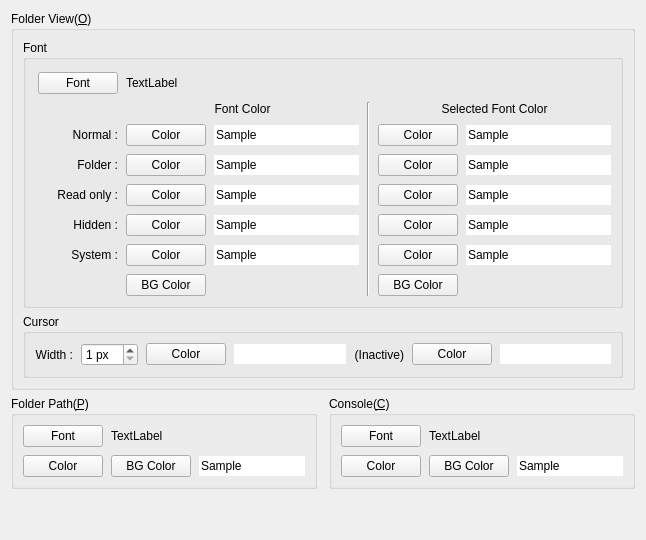
     <widget class="QWidget" name="appearanceTab">
      <attribute name="title">
       <string>Appearance(&amp;A)</string>
      </attribute>
      <layout class="QGridLayout" name="gridLayout_13" columnstretch="1,1">
       <property name="horizontalSpacing">
        <number>12</number>
       </property>
       <property name="verticalSpacing">
        <number>6</number>
       </property>
       <item row="2" column="1">
        <widget class="QGroupBox" name="consoleGroupBox">
         <property name="title">
          <string>Console(&amp;C)</string>
         </property>
         <layout class="QGridLayout" name="gridLayout_14">
          <property name="spacing">
           <number>8</number>
          </property>
          <item row="1" column="2">
           <widget class="QLineEdit" name="consoleLineEdit">
            <property name="focusPolicy">
             <enum>Qt::NoFocus</enum>
            </property>
            <property name="text">
             <string>Sample</string>
            </property>
            <property name="frame">
             <bool>false</bool>
            </property>
            <property name="readOnly">
             <bool>true</bool>
            </property>
           </widget>
          </item>
          <item row="1" column="0">
           <widget class="QPushButton" name="consoleColorPushButton">
            <property name="text">
             <string>Color</string>
            </property>
           </widget>
          </item>
          <item row="0" column="0">
           <widget class="QPushButton" name="consoleFontPushButton">
            <property name="text">
             <string>Font</string>
            </property>
           </widget>
          </item>
          <item row="1" column="1">
           <widget class="QPushButton" name="consoleBGColorPushButton">
            <property name="text">
             <string>BG Color</string>
            </property>
           </widget>
          </item>
          <item row="0" column="1" colspan="2">
           <widget class="QLabel" name="consoleFontLabel">
            <property name="text">
             <string>TextLabel</string>
            </property>
           </widget>
          </item>
         </layout>
        </widget>
       </item>
       <item row="0" column="0" colspan="2">
        <widget class="QGroupBox" name="folderViewGroupBox">
         <property name="title">
          <string>Folder View(&amp;O)</string>
         </property>
         <layout class="QVBoxLayout" name="verticalLayout_8">
          <item>
           <widget class="QGroupBox" name="folderViewFontGroupBox">
            <property name="title">
             <string>Font</string>
            </property>
            <layout class="QGridLayout" name="gridLayout_2" columnminimumwidth="0,0,0,0,0,0">
             <property name="leftMargin">
              <number>12</number>
             </property>
             <property name="topMargin">
              <number>12</number>
             </property>
             <property name="spacing">
              <number>8</number>
             </property>
             <item row="5" column="1">
              <widget class="QPushButton" name="folderViewFontHiddenColorPushButton">
               <property name="text">
                <string>Color</string>
               </property>
              </widget>
             </item>
             <item row="3" column="4">
              <widget class="QPushButton" name="folderViewFontFolderSelectedColorPushButton">
               <property name="text">
                <string>Color</string>
               </property>
              </widget>
             </item>
             <item row="4" column="1">
              <widget class="QPushButton" name="folderViewFontReadOnlyColorPushButton">
               <property name="text">
                <string>Color</string>
               </property>
              </widget>
             </item>
             <item row="4" column="5">
              <widget class="QLineEdit" name="folderViewFontReadOnlySelectedLineEdit">
               <property name="focusPolicy">
                <enum>Qt::NoFocus</enum>
               </property>
               <property name="text">
                <string>Sample</string>
               </property>
               <property name="frame">
                <bool>false</bool>
               </property>
               <property name="readOnly">
                <bool>true</bool>
               </property>
              </widget>
             </item>
             <item row="3" column="0">
              <widget class="QLabel" name="folderViewFontFolderLabel">
               <property name="text">
                <string>Folder :</string>
               </property>
               <property name="alignment">
                <set>Qt::AlignRight|Qt::AlignTrailing|Qt::AlignVCenter</set>
               </property>
              </widget>
             </item>
             <item row="6" column="4">
              <widget class="QPushButton" name="folderViewFontSystemSelectedColorPushButton">
               <property name="text">
                <string>Color</string>
               </property>
              </widget>
             </item>
             <item row="6" column="0">
              <widget class="QLabel" name="folderViewFontSystemLabel">
               <property name="text">
                <string>System :</string>
               </property>
               <property name="alignment">
                <set>Qt::AlignRight|Qt::AlignTrailing|Qt::AlignVCenter</set>
               </property>
              </widget>
             </item>
             <item row="6" column="1">
              <widget class="QPushButton" name="folderViewFontSystemColorPushButton">
               <property name="text">
                <string>Color</string>
               </property>
              </widget>
             </item>
             <item row="0" column="1" colspan="2">
              <widget class="QLabel" name="folderViewFontFontLabel">
               <property name="text">
                <string>TextLabel</string>
               </property>
              </widget>
             </item>
             <item row="3" column="2">
              <widget class="QLineEdit" name="folderViewFontFolderLineEdit">
               <property name="focusPolicy">
                <enum>Qt::NoFocus</enum>
               </property>
               <property name="text">
                <string>Sample</string>
               </property>
               <property name="frame">
                <bool>false</bool>
               </property>
               <property name="readOnly">
                <bool>true</bool>
               </property>
              </widget>
             </item>
             <item row="4" column="0">
              <widget class="QLabel" name="folderViewFontReadOnlyLabel">
               <property name="text">
                <string>Read only :</string>
               </property>
               <property name="alignment">
                <set>Qt::AlignRight|Qt::AlignTrailing|Qt::AlignVCenter</set>
               </property>
              </widget>
             </item>
             <item row="3" column="1">
              <widget class="QPushButton" name="folderViewFontFolderColorPushButton">
               <property name="text">
                <string>Color</string>
               </property>
              </widget>
             </item>
             <item row="5" column="4">
              <widget class="QPushButton" name="folderViewFontHiddenSelectedColorPushButton">
               <property name="text">
                <string>Color</string>
               </property>
              </widget>
             </item>
             <item row="4" column="4">
              <widget class="QPushButton" name="folderViewFontReadOnlySelectedColorPushButton">
               <property name="text">
                <string>Color</string>
               </property>
              </widget>
             </item>
             <item row="2" column="1">
              <widget class="QPushButton" name="folderViewFontNormalColorPushButton">
               <property name="text">
                <string>Color</string>
               </property>
              </widget>
             </item>
             <item row="5" column="0">
              <widget class="QLabel" name="folderViewFontHiddenLabel">
               <property name="text">
                <string>Hidden :</string>
               </property>
               <property name="alignment">
                <set>Qt::AlignRight|Qt::AlignTrailing|Qt::AlignVCenter</set>
               </property>
              </widget>
             </item>
             <item row="3" column="5">
              <widget class="QLineEdit" name="folderViewFontFolderSelectedLineEdit">
               <property name="focusPolicy">
                <enum>Qt::NoFocus</enum>
               </property>
               <property name="text">
                <string>Sample</string>
               </property>
               <property name="frame">
                <bool>false</bool>
               </property>
               <property name="readOnly">
                <bool>true</bool>
               </property>
              </widget>
             </item>
             <item row="6" column="5">
              <widget class="QLineEdit" name="folderViewFontSystemSelectedLineEdit">
               <property name="focusPolicy">
                <enum>Qt::NoFocus</enum>
               </property>
               <property name="text">
                <string>Sample</string>
               </property>
               <property name="frame">
                <bool>false</bool>
               </property>
               <property name="readOnly">
                <bool>true</bool>
               </property>
              </widget>
             </item>
             <item row="5" column="2">
              <widget class="QLineEdit" name="folderViewFontHiddenLineEdit">
               <property name="focusPolicy">
                <enum>Qt::NoFocus</enum>
               </property>
               <property name="text">
                <string>Sample</string>
               </property>
               <property name="frame">
                <bool>false</bool>
               </property>
               <property name="readOnly">
                <bool>true</bool>
               </property>
              </widget>
             </item>
             <item row="2" column="4">
              <widget class="QPushButton" name="folderViewFontNormalSelectedColorPushButton">
               <property name="text">
                <string>Color</string>
               </property>
              </widget>
             </item>
             <item row="2" column="0">
              <widget class="QLabel" name="folderViewFontNormalLabel">
               <property name="text">
                <string>Normal :</string>
               </property>
               <property name="alignment">
                <set>Qt::AlignRight|Qt::AlignTrailing|Qt::AlignVCenter</set>
               </property>
              </widget>
             </item>
             <item row="7" column="4">
              <widget class="QPushButton" name="folderViewFontSelectedBGColorPushButton">
               <property name="text">
                <string>BG Color</string>
               </property>
              </widget>
             </item>
             <item row="2" column="5">
              <widget class="QLineEdit" name="folderViewFontNormalSelectedLineEdit">
               <property name="focusPolicy">
                <enum>Qt::NoFocus</enum>
               </property>
               <property name="text">
                <string>Sample</string>
               </property>
               <property name="frame">
                <bool>false</bool>
               </property>
               <property name="readOnly">
                <bool>true</bool>
               </property>
              </widget>
             </item>
             <item row="4" column="2">
              <widget class="QLineEdit" name="folderViewFontReadOnlyLineEdit">
               <property name="focusPolicy">
                <enum>Qt::NoFocus</enum>
               </property>
               <property name="text">
                <string>Sample</string>
               </property>
               <property name="frame">
                <bool>false</bool>
               </property>
               <property name="readOnly">
                <bool>true</bool>
               </property>
              </widget>
             </item>
             <item row="5" column="5">
              <widget class="QLineEdit" name="folderViewFontHiddenSelectedLineEdit">
               <property name="focusPolicy">
                <enum>Qt::NoFocus</enum>
               </property>
               <property name="text">
                <string>Sample</string>
               </property>
               <property name="frame">
                <bool>false</bool>
               </property>
               <property name="readOnly">
                <bool>true</bool>
               </property>
              </widget>
             </item>
             <item row="6" column="2">
              <widget class="QLineEdit" name="folderViewFontSystemLineEdit">
               <property name="focusPolicy">
                <enum>Qt::NoFocus</enum>
               </property>
               <property name="text">
                <string>Sample</string>
               </property>
               <property name="frame">
                <bool>false</bool>
               </property>
               <property name="readOnly">
                <bool>true</bool>
               </property>
              </widget>
             </item>
             <item row="2" column="2">
              <widget class="QLineEdit" name="folderViewFontNormalLineEdit">
               <property name="focusPolicy">
                <enum>Qt::NoFocus</enum>
               </property>
               <property name="text">
                <string>Sample</string>
               </property>
               <property name="frame">
                <bool>false</bool>
               </property>
               <property name="readOnly">
                <bool>true</bool>
               </property>
              </widget>
             </item>
             <item row="1" column="1" colspan="2">
              <widget class="QLabel" name="folderViewFontFontColorLabel">
               <property name="text">
                <string>Font Color</string>
               </property>
               <property name="alignment">
                <set>Qt::AlignCenter</set>
               </property>
              </widget>
             </item>
             <item row="0" column="0">
              <widget class="QPushButton" name="folderViewFontFontPushButton">
               <property name="text">
                <string>Font</string>
               </property>
              </widget>
             </item>
             <item row="1" column="4" colspan="2">
              <widget class="QLabel" name="folderViewFontSelectedFontColorLabel">
               <property name="text">
                <string>Selected Font Color</string>
               </property>
               <property name="alignment">
                <set>Qt::AlignCenter</set>
               </property>
              </widget>
             </item>
             <item row="7" column="1">
              <widget class="QPushButton" name="folderViewFontBGColorPushButton">
               <property name="text">
                <string>BG Color</string>
               </property>
              </widget>
             </item>
             <item row="1" column="3" rowspan="7">
              <widget class="Line" name="folderViewFontLine">
               <property name="orientation">
                <enum>Qt::Vertical</enum>
               </property>
              </widget>
             </item>
            </layout>
           </widget>
          </item>
          <item>
           <widget class="QGroupBox" name="folderViewCursorGroupBox">
            <property name="title">
             <string>Cursor</string>
            </property>
            <layout class="QGridLayout" name="gridLayout_3">
             <property name="spacing">
              <number>8</number>
             </property>
             <item row="0" column="5">
              <widget class="QPushButton" name="folderViewCursorInactiveColorPushButton">
               <property name="text">
                <string>Color</string>
               </property>
              </widget>
             </item>
             <item row="0" column="2">
              <widget class="QPushButton" name="folderViewCursorColorPushButton">
               <property name="text">
                <string>Color</string>
               </property>
              </widget>
             </item>
             <item row="0" column="3">
              <widget class="QLineEdit" name="folderViewCursorLineEdit">
               <property name="focusPolicy">
                <enum>Qt::NoFocus</enum>
               </property>
               <property name="text">
                <string/>
               </property>
               <property name="frame">
                <bool>false</bool>
               </property>
               <property name="readOnly">
                <bool>true</bool>
               </property>
              </widget>
             </item>
             <item row="0" column="1">
              <widget class="QSpinBox" name="folderViewCursorWidthSpinBox">
               <property name="suffix">
                <string> px</string>
               </property>
               <property name="minimum">
                <number>1</number>
               </property>
               <property name="maximum">
                <number>10</number>
               </property>
              </widget>
             </item>
             <item row="0" column="0">
              <widget class="QLabel" name="folderViewCursorWidthLabel">
               <property name="text">
                <string>Width :</string>
               </property>
               <property name="alignment">
                <set>Qt::AlignRight|Qt::AlignTrailing|Qt::AlignVCenter</set>
               </property>
              </widget>
             </item>
             <item row="0" column="4">
              <widget class="QLabel" name="folderViewCursorColorInactiveLabel">
               <property name="text">
                <string>(Inactive)</string>
               </property>
               <property name="alignment">
                <set>Qt::AlignRight|Qt::AlignTrailing|Qt::AlignVCenter</set>
               </property>
              </widget>
             </item>
             <item row="0" column="6">
              <widget class="QLineEdit" name="folderViewCursorInactiveLineEdit">
               <property name="focusPolicy">
                <enum>Qt::NoFocus</enum>
               </property>
               <property name="text">
                <string/>
               </property>
               <property name="frame">
                <bool>false</bool>
               </property>
               <property name="readOnly">
                <bool>true</bool>
               </property>
              </widget>
             </item>
            </layout>
           </widget>
          </item>
         </layout>
        </widget>
       </item>
       <item row="3" column="0">
        <spacer name="appearanceVerticalSpacer">
         <property name="orientation">
          <enum>Qt::Vertical</enum>
         </property>
         <property name="sizeHint" stdset="0">
          <size>
           <width>20</width>
           <height>40</height>
          </size>
         </property>
        </spacer>
       </item>
       <item row="2" column="0">
        <widget class="QGroupBox" name="folderPathGroupBox">
         <property name="title">
          <string>Folder Path(&amp;P)</string>
         </property>
         <layout class="QGridLayout" name="gridLayout_12">
          <property name="spacing">
           <number>8</number>
          </property>
          <item row="1" column="0">
           <widget class="QPushButton" name="folderPathColorPushButton">
            <property name="text">
             <string>Color</string>
            </property>
           </widget>
          </item>
          <item row="1" column="2">
           <widget class="QLineEdit" name="folderPathLineEdit">
            <property name="focusPolicy">
             <enum>Qt::NoFocus</enum>
            </property>
            <property name="text">
             <string>Sample</string>
            </property>
            <property name="frame">
             <bool>false</bool>
            </property>
            <property name="readOnly">
             <bool>true</bool>
            </property>
           </widget>
          </item>
          <item row="0" column="0">
           <widget class="QPushButton" name="folderPathFontPushButton">
            <property name="text">
             <string>Font</string>
            </property>
           </widget>
          </item>
          <item row="1" column="1">
           <widget class="QPushButton" name="folderPathBGColorPushButton">
            <property name="text">
             <string>BG Color</string>
            </property>
           </widget>
          </item>
          <item row="0" column="1" colspan="2">
           <widget class="QLabel" name="folderPathFontLabel">
            <property name="text">
             <string>TextLabel</string>
            </property>
           </widget>
          </item>
         </layout>
        </widget>
       </item>
      </layout>
     </widget>
